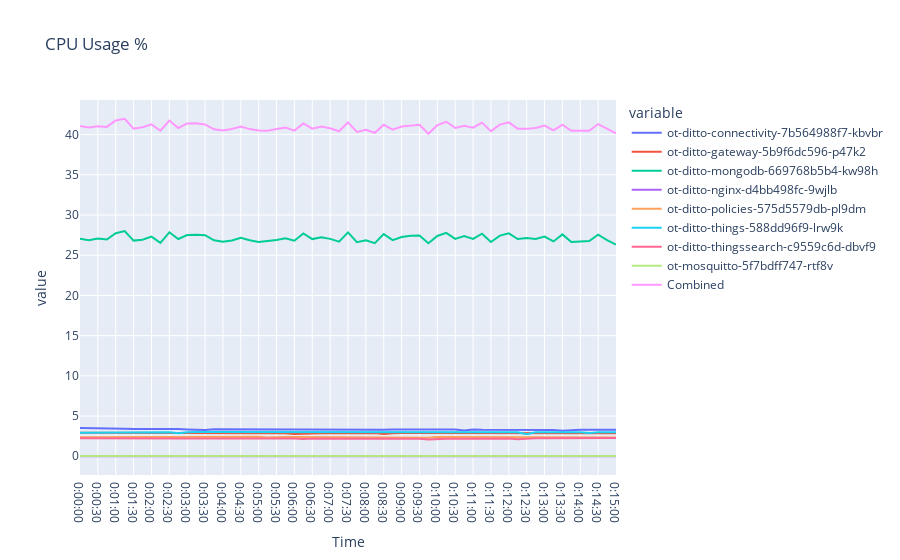

This figure's notebook cell:
### Code cell
# Plot using matplotlib
plt.figure(figsize=(15, 5))
plt.plot(light_cpu.index, light_cpu)
plt.xlabel('Time')
plt.xticks(rotation=90)
plt.ylabel('Value')
plt.title('CPU Usage %')
plt.legend(light_cpu.keys(), bbox_to_anchor=(1.01, 1), loc="upper left")
plt.show()

# Plot using plotly
fig = px.line(light_cpu, x=light_cpu.index, y=light_cpu.keys(), title='CPU Usage %')
fig.show()

### Figure 1 — Plotly figure (JSON) as saved in the notebook; plotly's stock layout.template omitted (floating-point values rounded to 4 significant figures)
{"data": [{"hovertemplate": "variable=ot-ditto-connectivity-7b564988f7-kbvbr<br>Time=%{x}<br>value=%{y}<extra></extra>", "legendgroup": "ot-ditto-connectivity-7b564988f7-kbvbr", "line": {"color": "#636efa", "dash": "solid"}, "marker": {"symbol": "circle"}, "mode": "lines", "name": "ot-ditto-connectivity-7b564988f7-kbvbr", "orientation": "v", "showlegend": true, "type": "scatter", "x": ["0:00:00", "0:00:15", "0:00:30", "0:00:45", "0:01:00", "0:01:15", "0:01:30", "0:01:45", "0:02:00", "0:02:15", "0:02:30", "0:02:45", "0:03:00", "0:03:15", "0:03:30", "0:03:45", "0:04:00", "0:04:15", "0:04:30", "0:04:45", "0:05:00", "0:05:15", "0:05:30", "0:05:45", "0:06:00", "0:06:15", "0:06:30", "0:06:45", "0:07:00", "0:07:15", "0:07:30", "0:07:45", "0:08:00", "0:08:15", "0:08:30", "0:08:45", "0:09:00", "0:09:15", "0:09:30", "0:09:45", "0:10:00", "0:10:15", "0:10:30", "0:10:45", "0:11:00", "0:11:15", "0:11:30", "0:11:45", "0:12:00", "0:12:15", "0:12:30", "0:12:45", "0:13:00", "0:13:15", "0:13:30", "0:13:45", "0:14:00", "0:14:15", "0:14:30", "0:14:45", "0:15:00"], "xaxis": "x", "y": [3.507, 3.508, 3.441, 3.454, 3.47, 3.431, 3.397, 3.407, 3.395, 3.38, 3.378, 3.399, 3.342, 3.33, 3.252, 3.349, 3.343, 3.33, 3.329, 3.337, 3.328, 3.338, 3.32, 3.308, 3.319, 3.324, 3.344, 3.345, 3.335, 3.318, 3.308, 3.313, 3.327, 3.316, 3.307, 3.315, 3.32, 3.316, 3.303, 3.318, 3.319, 3.33, 3.323, 3.209, 3.318, 3.286, 3.279, 3.281, 3.286, 3.292, 3.284, 3.28, 3.262, 3.271, 3.17, 3.278, 3.295, 3.301, 3.298, 3.309, 3.309], "yaxis": "y"}, {"hovertemplate": "variable=ot-ditto-gateway-5b9f6dc596-p47k2<br>Time=%{x}<br>value=%{y}<extra></extra>", "legendgroup": "ot-ditto-gateway-5b9f6dc596-p47k2", "line": {"color": "#EF553B", "dash": "solid"}, "marker": {"symbol": "circle"}, "mode": "lines", "name": "ot-ditto-gateway-5b9f6dc596-p47k2", "orientation": "v", "showlegend": true, "type": "scatter", "x": ["0:00:00", "0:00:15", "0:00:30", "0:00:45", "0:01:00", "0:01:15", "0:01:30", "0:01:45", "0:02:00", "0:02:15", "0:02:30", "0:02:45", "0:03:00", "0:03:15", "0:03:30", "0:03:45", "0:04:00", "0:04:15", "0:04:30", "0:04:45", "0:05:00", "0:05:15", "0:05:30", "0:05:45", "0:06:00", "0:06:15", "0:06:30", "0:06:45", "0:07:00", "0:07:15", "0:07:30", "0:07:45", "0:08:00", "0:08:15", "0:08:30", "0:08:45", "0:09:00", "0:09:15", "0:09:30", "0:09:45", "0:10:00", "0:10:15", "0:10:30", "0:10:45", "0:11:00", "0:11:15", "0:11:30", "0:11:45", "0:12:00", "0:12:15", "0:12:30", "0:12:45", "0:13:00", "0:13:15", "0:13:30", "0:13:45", "0:14:00", "0:14:15", "0:14:30", "0:14:45", "0:15:00"], "xaxis": "x", "y": [2.911, 2.911, 2.895, 2.902, 2.873, 2.88, 2.872, 2.878, 2.88, 2.892, 2.887, 2.887, 2.856, 2.853, 2.834, 2.834, 2.849, 2.847, 2.838, 2.837, 2.867, 2.867, 2.868, 2.862, 2.762, 2.849, 2.844, 2.851, 2.858, 2.862, 2.853, 2.86, 2.86, 2.876, 2.764, 2.874, 2.884, 2.883, 2.894, 2.884, 2.891, 2.895, 2.906, 2.911, 2.928, 2.936, 2.932, 2.92, 2.908, 2.918, 2.922, 2.916, 2.902, 2.901, 2.91, 2.913, 2.905, 2.886, 2.876, 2.874, 2.869], "yaxis": "y"}, {"hovertemplate": "variable=ot-ditto-mongodb-669768b5b4-kw98h<br>Time=%{x}<br>value=%{y}<extra></extra>", "legendgroup": "ot-ditto-mongodb-669768b5b4-kw98h", "line": {"color": "#00cc96", "dash": "solid"}, "marker": {"symbol": "circle"}, "mode": "lines", "name": "ot-ditto-mongodb-669768b5b4-kw98h", "orientation": "v", "showlegend": true, "type": "scatter", "x": ["0:00:00", "0:00:15", "0:00:30", "0:00:45", "0:01:00", "0:01:15", "0:01:30", "0:01:45", "0:02:00", "0:02:15", "0:02:30", "0:02:45", "0:03:00", "0:03:15", "0:03:30", "0:03:45", "0:04:00", "0:04:15", "0:04:30", "0:04:45", "0:05:00", "0:05:15", "0:05:30", "0:05:45", "0:06:00", "0:06:15", "0:06:30", "0:06:45", "0:07:00", "0:07:15", "0:07:30", "0:07:45", "0:08:00", "0:08:15", "0:08:30", "0:08:45", "0:09:00", "0:09:15", "0:09:30", "0:09:45", "0:10:00", "0:10:15", "0:10:30", "0:10:45", "0:11:00", "0:11:15", "0:11:30", "0:11:45", "0:12:00", "0:12:15", "0:12:30", "0:12:45", "0:13:00", "0:13:15", "0:13:30", "0:13:45", "0:14:00", "0:14:15", "0:14:30", "0:14:45", "0:15:00"], "xaxis": "x", "y": [27.06, 26.87, 27.07, 26.95, 27.73, 28.01, 26.82, 26.93, 27.32, 26.54, 27.85, 27.01, 27.51, 27.56, 27.5, 26.86, 26.66, 26.84, 27.18, 26.85, 26.64, 26.73, 26.9, 27.11, 26.81, 27.7, 27.01, 27.24, 27.03, 26.68, 27.85, 26.62, 26.85, 26.5, 27.63, 26.88, 27.26, 27.42, 27.46, 26.5, 27.39, 27.79, 27.03, 27.39, 27.02, 27.68, 26.64, 27.43, 27.73, 27.02, 27.14, 27.01, 27.33, 26.72, 27.59, 26.65, 26.69, 26.76, 27.57, 26.87, 26.33], "yaxis": "y"}, {"hovertemplate": "variable=ot-ditto-nginx-d4bb498fc-9wjlb<br>Time=%{x}<br>value=%{y}<extra></extra>", "legendgroup": "ot-ditto-nginx-d4bb498fc-9wjlb", "line": {"color": "#ab63fa", "dash": "solid"}, "marker": {"symbol": "circle"}, "mode": "lines", "name": "ot-ditto-nginx-d4bb498fc-9wjlb", "orientation": "v", "showlegend": true, "type": "scatter", "x": ["0:00:00", "0:00:15", "0:00:30", "0:00:45", "0:01:00", "0:01:15", "0:01:30", "0:01:45", "0:02:00", "0:02:15", "0:02:30", "0:02:45", "0:03:00", "0:03:15", "0:03:30", "0:03:45", "0:04:00", "0:04:15", "0:04:30", "0:04:45", "0:05:00", "0:05:15", "0:05:30", "0:05:45", "0:06:00", "0:06:15", "0:06:30", "0:06:45", "0:07:00", "0:07:15", "0:07:30", "0:07:45", "0:08:00", "0:08:15", "0:08:30", "0:08:45", "0:09:00", "0:09:15", "0:09:30", "0:09:45", "0:10:00", "0:10:15", "0:10:30", "0:10:45", "0:11:00", "0:11:15", "0:11:30", "0:11:45", "0:12:00", "0:12:15", "0:12:30", "0:12:45", "0:13:00", "0:13:15", "0:13:30", "0:13:45", "0:14:00", "0:14:15", "0:14:30", "0:14:45", "0:15:00"], "xaxis": "x", "y": [0, 0, 0, 0, 0, 0, 0, 0, 0, 0, 0, 0, 0, 0, 0, 0, 0, 0, 0, 0, 0, 0, 0, 0, 0, 0, 0, 0, 0, 0, 0, 0, 0, 0, 0, 0, 0, 0, 0, 0, 0, 0, 0, 0, 0, 0, 0, 0, 0, 0, 0, 0, 0, 0, 0, 0, 0, 0, 0, 0, 0], "yaxis": "y"}, {"hovertemplate": "variable=ot-ditto-policies-575d5579db-pl9dm<br>Time=%{x}<br>value=%{y}<extra></extra>", "legendgroup": "ot-ditto-policies-575d5579db-pl9dm", "line": {"color": "#FFA15A", "dash": "solid"}, "marker": {"symbol": "circle"}, "mode": "lines", "name": "ot-ditto-policies-575d5579db-pl9dm", "orientation": "v", "showlegend": true, "type": "scatter", "x": ["0:00:00", "0:00:15", "0:00:30", "0:00:45", "0:01:00", "0:01:15", "0:01:30", "0:01:45", "0:02:00", "0:02:15", "0:02:30", "0:02:45", "0:03:00", "0:03:15", "0:03:30", "0:03:45", "0:04:00", "0:04:15", "0:04:30", "0:04:45", "0:05:00", "0:05:15", "0:05:30", "0:05:45", "0:06:00", "0:06:15", "0:06:30", "0:06:45", "0:07:00", "0:07:15", "0:07:30", "0:07:45", "0:08:00", "0:08:15", "0:08:30", "0:08:45", "0:09:00", "0:09:15", "0:09:30", "0:09:45", "0:10:00", "0:10:15", "0:10:30", "0:10:45", "0:11:00", "0:11:15", "0:11:30", "0:11:45", "0:12:00", "0:12:15", "0:12:30", "0:12:45", "0:13:00", "0:13:15", "0:13:30", "0:13:45", "0:14:00", "0:14:15", "0:14:30", "0:14:45", "0:15:00"], "xaxis": "x", "y": [2.375, 2.373, 2.386, 2.4, 2.409, 2.405, 2.405, 2.426, 2.417, 2.429, 2.41, 2.413, 2.427, 2.428, 2.421, 2.345, 2.418, 2.424, 2.419, 2.416, 2.426, 2.326, 2.4, 2.393, 2.397, 2.393, 2.367, 2.375, 2.369, 2.375, 2.376, 2.378, 2.385, 2.38, 2.374, 2.38, 2.374, 2.3, 2.382, 2.3, 2.384, 2.382, 2.381, 2.377, 2.38, 2.386, 2.384, 2.388, 2.383, 2.378, 2.379, 2.371, 2.366, 2.362, 2.356, 2.356, 2.361, 2.363, 2.349, 2.349, 2.347], "yaxis": "y"}, {"hovertemplate": "variable=ot-ditto-things-588dd96f9-lrw9k<br>Time=%{x}<br>value=%{y}<extra></extra>", "legendgroup": "ot-ditto-things-588dd96f9-lrw9k", "line": {"color": "#19d3f3", "dash": "solid"}, "marker": {"symbol": "circle"}, "mode": "lines", "name": "ot-ditto-things-588dd96f9-lrw9k", "orientation": "v", "showlegend": true, "type": "scatter", "x": ["0:00:00", "0:00:15", "0:00:30", "0:00:45", "0:01:00", "0:01:15", "0:01:30", "0:01:45", "0:02:00", "0:02:15", "0:02:30", "0:02:45", "0:03:00", "0:03:15", "0:03:30", "0:03:45", "0:04:00", "0:04:15", "0:04:30", "0:04:45", "0:05:00", "0:05:15", "0:05:30", "0:05:45", "0:06:00", "0:06:15", "0:06:30", "0:06:45", "0:07:00", "0:07:15", "0:07:30", "0:07:45", "0:08:00", "0:08:15", "0:08:30", "0:08:45", "0:09:00", "0:09:15", "0:09:30", "0:09:45", "0:10:00", "0:10:15", "0:10:30", "0:10:45", "0:11:00", "0:11:15", "0:11:30", "0:11:45", "0:12:00", "0:12:15", "0:12:30", "0:12:45", "0:13:00", "0:13:15", "0:13:30", "0:13:45", "0:14:00", "0:14:15", "0:14:30", "0:14:45", "0:15:00"], "xaxis": "x", "y": [2.935, 2.936, 2.948, 2.967, 2.98, 2.974, 2.969, 2.992, 2.992, 2.993, 2.987, 2.867, 2.998, 3.004, 3.005, 2.991, 2.978, 2.989, 2.991, 2.984, 2.987, 2.961, 2.96, 2.951, 2.956, 2.955, 2.943, 2.948, 2.953, 2.948, 2.931, 2.931, 2.946, 2.944, 2.952, 2.957, 2.96, 2.963, 2.974, 2.97, 2.981, 2.984, 2.983, 2.985, 2.985, 2.977, 2.974, 2.981, 2.986, 2.993, 2.744, 2.985, 2.987, 2.994, 2.997, 2.99, 2.977, 2.877, 2.992, 2.995, 2.998], "yaxis": "y"}, {"hovertemplate": "variable=ot-ditto-thingssearch-c9559c6d-dbvf9<br>Time=%{x}<br>value=%{y}<extra></extra>", "legendgroup": "ot-ditto-thingssearch-c9559c6d-dbvf9", "line": {"color": "#FF6692", "dash": "solid"}, "marker": {"symbol": "circle"}, "mode": "lines", "name": "ot-ditto-thingssearch-c9559c6d-dbvf9", "orientation": "v", "showlegend": true, "type": "scatter", "x": ["0:00:00", "0:00:15", "0:00:30", "0:00:45", "0:01:00", "0:01:15", "0:01:30", "0:01:45", "0:02:00", "0:02:15", "0:02:30", "0:02:45", "0:03:00", "0:03:15", "0:03:30", "0:03:45", "0:04:00", "0:04:15", "0:04:30", "0:04:45", "0:05:00", "0:05:15", "0:05:30", "0:05:45", "0:06:00", "0:06:15", "0:06:30", "0:06:45", "0:07:00", "0:07:15", "0:07:30", "0:07:45", "0:08:00", "0:08:15", "0:08:30", "0:08:45", "0:09:00", "0:09:15", "0:09:30", "0:09:45", "0:10:00", "0:10:15", "0:10:30", "0:10:45", "0:11:00", "0:11:15", "0:11:30", "0:11:45", "0:12:00", "0:12:15", "0:12:30", "0:12:45", "0:13:00", "0:13:15", "0:13:30", "0:13:45", "0:14:00", "0:14:15", "0:14:30", "0:14:45", "0:15:00"], "xaxis": "x", "y": [2.25, 2.238, 2.25, 2.252, 2.259, 2.232, 2.232, 2.237, 2.226, 2.216, 2.197, 2.211, 2.221, 2.212, 2.221, 2.238, 2.23, 2.231, 2.224, 2.221, 2.225, 2.209, 2.21, 2.208, 2.213, 2.131, 2.192, 2.196, 2.198, 2.189, 2.176, 2.188, 2.19, 2.177, 2.161, 2.173, 2.164, 2.159, 2.169, 2.094, 2.169, 2.179, 2.177, 2.183, 2.183, 2.192, 2.185, 2.198, 2.2, 2.102, 2.204, 2.233, 2.236, 2.242, 2.163, 2.252, 2.255, 2.26, 2.191, 2.274, 2.281], "yaxis": "y"}, {"hovertemplate": "variable=ot-mosquitto-5f7bdff747-rtf8v<br>Time=%{x}<br>value=%{y}<extra></extra>", "legendgroup": "ot-mosquitto-5f7bdff747-rtf8v", "line": {"color": "#B6E880", "dash": "solid"}, "marker": {"symbol": "circle"}, "mode": "lines", "name": "ot-mosquitto-5f7bdff747-rtf8v", "orientation": "v", "showlegend": true, "type": "scatter", "x": ["0:00:00", "0:00:15", "0:00:30", "0:00:45", "0:01:00", "0:01:15", "0:01:30", "0:01:45", "0:02:00", "0:02:15", "0:02:30", "0:02:45", "0:03:00", "0:03:15", "0:03:30", "0:03:45", "0:04:00", "0:04:15", "0:04:30", "0:04:45", "0:05:00", "0:05:15", "0:05:30", "0:05:45", "0:06:00", "0:06:15", "0:06:30", "0:06:45", "0:07:00", "0:07:15", "0:07:30", "0:07:45", "0:08:00", "0:08:15", "0:08:30", "0:08:45", "0:09:00", "0:09:15", "0:09:30", "0:09:45", "0:10:00", "0:10:15", "0:10:30", "0:10:45", "0:11:00", "0:11:15", "0:11:30", "0:11:45", "0:12:00", "0:12:15", "0:12:30", "0:12:45", "0:13:00", "0:13:15", "0:13:30", "0:13:45", "0:14:00", "0:14:15", "0:14:30", "0:14:45", "0:15:00"], "xaxis": "x", "y": [0.03774, 0.03777, 0.03777, 0.03783, 0.03769, 0.03792, 0.03786, 0.03652, 0.03763, 0.03783, 0.03772, 0.03761, 0.03757, 0.03772, 0.03774, 0.03785, 0.03774, 0.03804, 0.03811, 0.03807, 0.03811, 0.03829, 0.03847, 0.03858, 0.03846, 0.0371, 0.03867, 0.03886, 0.0389, 0.0392, 0.03938, 0.03944, 0.03792, 0.03949, 0.03957, 0.03945, 0.03936, 0.03948, 0.03939, 0.03925, 0.0392, 0.03903, 0.03892, 0.03895, 0.03889, 0.03902, 0.03867, 0.03867, 0.03842, 0.03842, 0.03862, 0.0374, 0.03868, 0.03876, 0.03872, 0.03881, 0.03885, 0.03886, 0.03911, 0.03914, 0.03923], "yaxis": "y"}, {"hovertemplate": "variable=Combined<br>Time=%{x}<br>value=%{y}<extra></extra>", "legendgroup": "Combined", "line": {"color": "#FF97FF", "dash": "solid"}, "marker": {"symbol": "circle"}, "mode": "lines", "name": "Combined", "orientation": "v", "showlegend": true, "type": "scatter", "x": ["0:00:00", "0:00:15", "0:00:30", "0:00:45", "0:01:00", "0:01:15", "0:01:30", "0:01:45", "0:02:00", "0:02:15", "0:02:30", "0:02:45", "0:03:00", "0:03:15", "0:03:30", "0:03:45", "0:04:00", "0:04:15", "0:04:30", "0:04:45", "0:05:00", "0:05:15", "0:05:30", "0:05:45", "0:06:00", "0:06:15", "0:06:30", "0:06:45", "0:07:00", "0:07:15", "0:07:30", "0:07:45", "0:08:00", "0:08:15", "0:08:30", "0:08:45", "0:09:00", "0:09:15", "0:09:30", "0:09:45", "0:10:00", "0:10:15", "0:10:30", "0:10:45", "0:11:00", "0:11:15", "0:11:30", "0:11:45", "0:12:00", "0:12:15", "0:12:30", "0:12:45", "0:13:00", "0:13:15", "0:13:30", "0:13:45", "0:14:00", "0:14:15", "0:14:30", "0:14:45", "0:15:00"], "xaxis": "x", "y": [41.08, 40.87, 41.03, 40.96, 41.76, 41.97, 40.73, 40.91, 41.27, 40.49, 41.75, 40.83, 41.39, 41.43, 41.27, 40.66, 40.52, 40.7, 41.02, 40.69, 40.51, 40.47, 40.7, 40.87, 40.5, 41.39, 40.74, 41.0, 40.79, 40.41, 41.53, 40.33, 40.6, 40.23, 41.23, 40.62, 41.0, 41.08, 41.22, 40.1, 41.18, 41.6, 40.84, 41.09, 40.86, 41.49, 40.44, 41.24, 41.53, 40.74, 40.72, 40.83, 41.12, 40.52, 41.23, 40.47, 40.52, 40.48, 41.31, 40.71, 40.17], "yaxis": "y"}], "layout": {"legend": {"title": {"text": "variable"}, "tracegroupgap": 0}, "title": {"text": "CPU Usage %"}, "xaxis": {"anchor": "y", "domain": [0, 1], "title": {"text": "Time"}}, "yaxis": {"anchor": "x", "domain": [0, 1], "title": {"text": "value"}}}}
